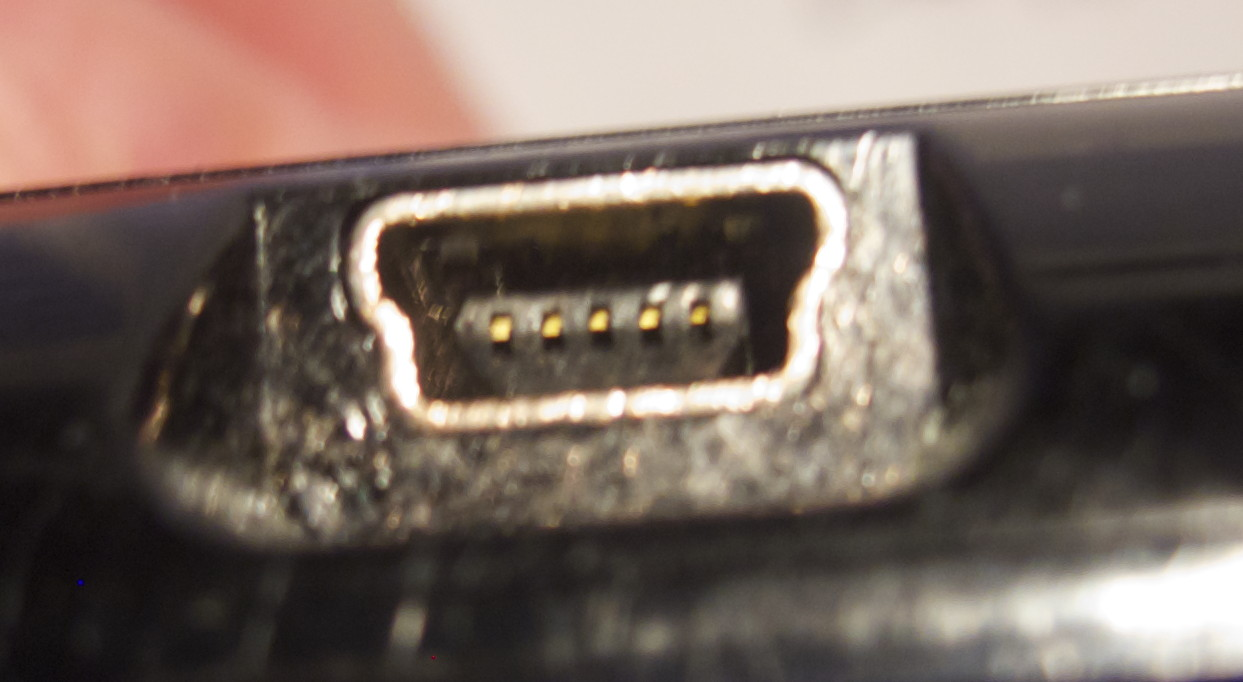
#> input picture Images/247891040.jpg, 1243 x 682 px; its folder holds only this picture in this run
$ python scratch.py   (older library calls are emulated)
#> lines starting #> are read from the running program, lines starting #| are printed output that depends on the picture; after the words box and inside, x2 and y2 are one past the last pixel; in counts of white or black regions, pixels touching at a corner belong together
import cv2
import numpy as np
import matplotlib.pyplot as plt
import os
import math

# ==============================================
# TUNING CONSTANTS FOR DYNAMIC MORPHOLOGY
THIN_EDGE_MAX    = 4
MEDIUM_EDGE_MAX  = 6
# thin edges
K_OPEN_THIN      = 3
IT_OPEN_THIN     = 1
K_CLOSE_THIN     = 5
IT_CLOSE_THIN    = 1
# medium edges
K_OPEN_MEDIUM    = 5
IT_OPEN_MEDIUM   = 1
K_CLOSE_MEDIUM   = 9
IT_CLOSE_MEDIUM  = 2
# thick edges
K_OPEN_THICK     = 5
IT_OPEN_THICK    = 1
K_CLOSE_THICK    = 13
IT_CLOSE_THICK   = 2


# ==============================================
# DISPLAY A GRID OF IMAGES (for debugging)
def display_images(image_list, titles, figure_title="Stages"):
    if not image_list:
        return
    n    = len(image_list)
    cols = math.ceil(math.sqrt(n))
    rows = math.ceil(n/cols)
    plt.figure(figsize=(cols*3, rows*3))
    plt.suptitle(figure_title, fontsize=14)
    for i, (img, ttl) in enumerate(zip(image_list, titles)):
        plt.subplot(rows, cols, i+1)
        if img is None:
            plt.imshow(np.zeros((50,50),np.uint8), cmap='gray')
        elif img.ndim==3:
            plt.imshow(cv2.cvtColor(img, cv2.COLOR_BGR2RGB))
        else:
            plt.imshow(img, cmap='gray')
        plt.title(ttl, fontsize=9)
        plt.xticks([]); plt.yticks([])
    plt.tight_layout(rect=[0,0.02,1,0.94])
    plt.show()


# ==============================================
# ROBUST MEDIAN EDGE-THICKNESS ESTIMATE
def estimate_edge_thickness(binary_edges):
    if binary_edges is None or cv2.countNonZero(binary_edges)==0:
        return 1
    try:
        inv  = cv2.bitwise_not(binary_edges)
        dist = cv2.distanceTransform(inv, cv2.DIST_L2, 3)
        vals = dist[binary_edges>0]
        if vals.size==0:
            vals = dist[dist>0]
        if vals.size==0:
            return 1
        thickness = (vals*2).astype(int)
        lo, hi = np.percentile(thickness, [5,95])
        inliers = thickness[(thickness>=lo)&(thickness<=hi)]
        med = int(np.median(inliers)) if inliers.size else int(np.median(thickness))
        return max(1, med)
    except:
        return 1


# ==============================================
# DESKEW VIA CANNY + HOUGH LINES
def get_rotation_angle_and_deskew(
    gray_image,
    angle_tolerance=25,
    canny_thresh1=50, canny_thresh2=150,
    hough_thresh=40,
    min_line_len=40, max_line_gap=10
):
    steps, titles = [], []
    h, w = gray_image.shape[:2]

    # 1) small blur → Canny edges
    blur3 = cv2.GaussianBlur(gray_image, (3,3), 0)
    steps.append(blur3.copy()); titles.append("Blur for Canny (3×3)")
    edges = cv2.Canny(blur3, canny_thresh1, canny_thresh2)
    steps.append(edges.copy()); titles.append(f"Canny Edges ({canny_thresh1}-{canny_thresh2})")

    # 2) HoughLinesP visualization
    lines = cv2.HoughLinesP(
        edges,
        rho=1, theta=np.pi/180,
        threshold=hough_thresh,
        minLineLength=min_line_len,
        maxLineGap=max_line_gap
    )
    viz = cv2.cvtColor(gray_image, cv2.COLOR_GRAY2BGR)
    angles = []
    if lines is not None:
        for l in lines:
            x1,y1,x2,y2 = l[0]
            cv2.line(viz, (x1,y1), (x2,y2), (0,0,255), 1)
            dx, dy = x2-x1, y2-y1
            if dx==0: continue
            ang = math.degrees(math.atan2(dy,dx))
            if abs(ang)>(180-angle_tolerance):
                ang -= math.copysign(180, ang)
            if abs(ang)<=angle_tolerance:
                angles.append(ang)
                cv2.line(viz, (x1,y1), (x2,y2), (0,255,0), 1)
    steps.append(viz.copy()); titles.append("Hough Lines Viz")

    # 3) rotate if enough consistent lines
    rotated = gray_image.copy()
    if angles:
        avg_ang = float(np.mean(angles))
        if abs(avg_ang)>0.5:
            M = cv2.getRotationMatrix2D((w//2, h//2), avg_ang, 1.0)
            rotated = cv2.warpAffine(
                gray_image, M, (w,h),
                flags=cv2.INTER_LINEAR,
                borderMode=cv2.BORDER_REPLICATE
            )

    return rotated, angles, steps, titles


# ==============================================
# STEP ONE: FULL PIPELINE (largest CC as final mask)
def stepOne(image_path):
#> called with image_path = 'Images/247891040.jpg'
    print(f"\n--- Processing: {os.path.basename(image_path)} ---")
    intermediate_steps = []
    titles = []

    # 1) Load original image
    img_bgr = cv2.imread(image_path)
#> img_bgr is the input picture: shape (682, 1243, 3); mean B, G, R 94.4, 102.7, 117.4
    if img_bgr is None:
        return None, None, intermediate_steps, titles
    intermediate_steps.append(img_bgr.copy()); titles.append("Original")

    # 2) Convert to grayscale
    gray = cv2.cvtColor(img_bgr, cv2.COLOR_BGR2GRAY)
    intermediate_steps.append(gray.copy()); titles.append("Grayscale")

    # 3) Deskew
    gray_rot, angles, ds, dtitles = get_rotation_angle_and_deskew(
        gray,
        angle_tolerance=25,
        canny_thresh1=50, canny_thresh2=150,
        hough_thresh=40,
        min_line_len=30, max_line_gap=10
    )
#> in get_rotation_angle_and_deskew, `edges = cv2.Canny(blur3, canny_thresh1, canny_thresh2)`:
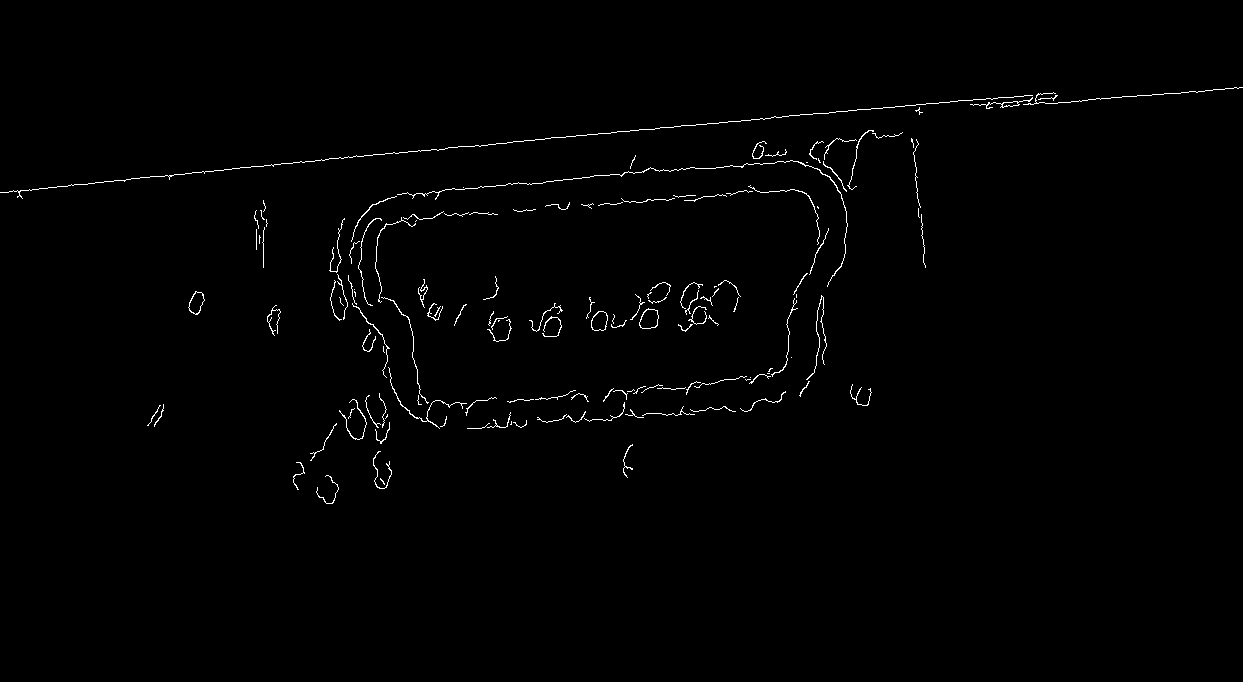
#> edges: shape (682, 1243); 0.89% white in thin lines or dots, all inside (x1, y1, x2, y2) = (0, 87, 1243, 504)
#> in get_rotation_angle_and_deskew, `lines = cv2.HoughLinesP( edges, rho=1, theta=np.pi/180, threshold=houg..`: lines = 44 rows, first 6: [655, 128, 1055, 93], [432, 191, 529, 183], [160, 176, 394, 152], [1088, 99, 1224, 89], [496, 143, 673, 127], [527, 184, 611, 174]
#> the loop in get_rotation_angle_and_deskew, `for l in lines:` made 44 passes
#> (x1, y1, x2, y2, dx, dy, ang) on passes 1 to 4: (655, 128, 1055, 93, 400, -35, -5), (432, 191, 529, 183, 97, -8, -4.71), (160, 176, 394, 152, 234, -24, -5.86), (1088, 99, 1224, 89, 136, -10, -4.21)
#> after the loop in get_rotation_angle_and_deskew, `for l in lines:`:
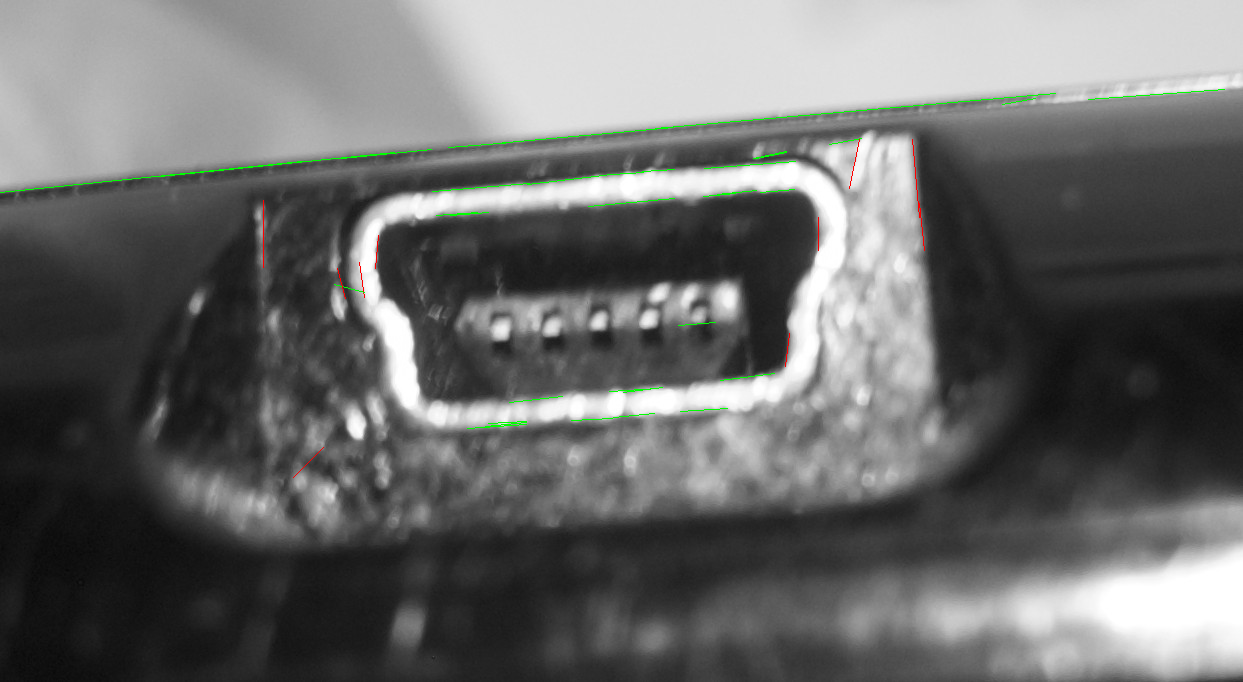
#> viz: shape (682, 1243, 3); mean B, G, R 105.6, 106.4, 105.8
#> after the loop in get_rotation_angle_and_deskew, `for l in lines:`: angles = 34 values, max 14.93 at index 33, min -11.98 at index 22, mean -5.08
#> in get_rotation_angle_and_deskew, `avg_ang = float(np.mean(angles))`: avg_ang = -5.08
#> in get_rotation_angle_and_deskew, `M = cv2.getRotationMatrix2D((w//2, h//2), avg_ang, 1.0)`: M = [[0.996, -0.0886, 32.64], [0.0886, 0.996, -53.66]]
#> ds = 3 items; dtitles = ['Blur for Canny (3×3)', 'Canny Edges (50-150)', 'Hough Lines Viz']
    intermediate_steps.extend(ds); titles.extend(dtitles)
    intermediate_steps.append(gray_rot.copy()); titles.append("Rotated Gray")

    # 4) Blur rotated image
    blur5 = cv2.GaussianBlur(gray_rot, (5,5), 0)
    intermediate_steps.append(blur5.copy()); titles.append("Blurred Rotated (5×5)")

    # 5) Canny edge detection
    canny_low, canny_high = 40, 100
    edges_canny = cv2.Canny(blur5, canny_low, canny_high)
    intermediate_steps.append(edges_canny.copy())
    titles.append(f"Canny Edges ({canny_low}-{canny_high})")

    # 6) Dilate edges
    dilate_kernel = cv2.getStructuringElement(cv2.MORPH_RECT, (3,3))
#> dilate_kernel = [[1, 1, 1], [1, 1, 1], [1, 1, 1]]
    thick_edges = cv2.dilate(edges_canny, dilate_kernel, iterations=1)
    intermediate_steps.append(thick_edges.copy()); titles.append("Dilated Edges (3×3)")

    # 7) Morphological cleanup
    median_thick = estimate_edge_thickness(thick_edges)
#> in estimate_edge_thickness, `lo, hi = np.percentile(thickness, [5,95])`: lo = 0
#> median_thick = 1
    print(f" → median edge thickness ≃ {median_thick}")
#|  → median edge thickness ≃ 1
    if median_thick <= THIN_EDGE_MAX:
        ko, io = K_OPEN_THIN, IT_OPEN_THIN
        kc, ic = K_CLOSE_THIN, IT_CLOSE_THIN
    elif median_thick <= MEDIUM_EDGE_MAX:
        ko, io = K_OPEN_MEDIUM, IT_OPEN_MEDIUM
        kc, ic = K_CLOSE_MEDIUM, IT_CLOSE_MEDIUM
    else:
        ko, io = K_OPEN_THICK, IT_OPEN_THICK
        kc, ic = K_CLOSE_THICK, IT_CLOSE_THICK

    opened = cv2.morphologyEx(
        thick_edges,
        cv2.MORPH_OPEN,
        cv2.getStructuringElement(cv2.MORPH_RECT, (ko, ko)),
        iterations=io
    )
    intermediate_steps.append(opened.copy()); titles.append(f"Opened (k={ko},i={io})")

    closed = cv2.morphologyEx(
        opened,
        cv2.MORPH_CLOSE,
        cv2.getStructuringElement(cv2.MORPH_RECT, (kc, kc)),
        iterations=ic
    )
    intermediate_steps.append(closed.copy()); titles.append(f"Closed (k={kc},i={ic})")

    # 8) Extract largest connected component (final mask)
    final_mask = np.zeros_like(closed)
    n_lbl, labels, stats, _ = cv2.connectedComponentsWithStats(closed, 8, cv2.CV_32S)
#> n_lbl = 32; stats = 32 rows, first 6: [0, 0, 1243, 682, 810046], [0, 130, 1243, 18, 6843], [334, 152, 600, 280, 17783], [264, 171, 16, 73, 724], [192, 249, 21, 36, 332], [421, 263, 27, 43, 456]
    if n_lbl > 1:
        areas = stats[1:, cv2.CC_STAT_AREA]
#> areas = 31 values, max 17783 at index 1, min 21 at index 10, mean 1215.5
        big = np.argmax(areas) + 1
#> big = 2
        final_mask = (labels == big).astype(np.uint8) * 255
        intermediate_steps.append(final_mask.copy()); titles.append(f"Largest CC ({big})")
    else:
        intermediate_steps.append(final_mask.copy()); titles.append("Largest CC (none)")

    # 9) Apply mask to the processed image (blur5) to get the final processed_img
    processed_img = cv2.bitwise_and(blur5, blur5, mask=final_mask)
    intermediate_steps.append(processed_img.copy()); titles.append("Masked Processed Image")

    return processed_img, final_mask, intermediate_steps, titles
# ==============================================
#       MILESTONE 2: CLASSIFICATION FUNCTIONS
# ==============================================

def classify_usb(contour, final_mask):
    """Comprehensive USB port classifier focusing only on USB-C, USB-A, and Micro-USB"""
    # Get geometric features
    rect = cv2.minAreaRect(contour)
    (_, _), (width, height), angle = rect
    aspect_ratio = max(width, height) / min(width, height)

    # Calculate solidity and convexity defects
    hull = cv2.convexHull(contour)
    solidity = cv2.contourArea(contour) / cv2.contourArea(hull)

    # Ellipse fitting for ovalness (only if contour has enough points)
    if len(contour) >= 5:
        ellipse = cv2.fitEllipse(contour)
        (_, _), (ma, MA), _ = ellipse
        ellipse_ratio = MA / ma
    else:
        ellipse_ratio = 1.0  # Default value if ellipse fitting fails

    # Width ratio (top/bottom)
    topmost = tuple(contour[contour[:, :, 1].argmin()][0])
    bottommost = tuple(contour[contour[:, :, 1].argmax()][0])
    leftmost = tuple(contour[contour[:, :, 0].argmin()][0])
    rightmost = tuple(contour[contour[:, :, 0].argmax()][0])
    width_ratio = (rightmost[0]-leftmost[0]) / (bottommost[0]-topmost[0]) if (bottommost[0]-topmost[0]) != 0 else 1

    # Strict classification rules for only 3 types
    if 3.0 <= aspect_ratio <= 4.0 and 0.9 <= ellipse_ratio <= 1.1:
        return "USB-C (Oval)"
    elif 2.1 <= aspect_ratio <= 2.8 and width_ratio < 1.1:
        return "USB-A (Rectangle)"
    elif 1.5 <= aspect_ratio <= 2.0 and width_ratio > 1.2:
        return "Micro-USB (Trapezoid)"
    else:
        return "Unknown"

def process_mask(final_mask, original_image=None):
    """Process a binary mask to classify USB port (only 3 types)"""
    if len(final_mask.shape) == 3:
        final_mask = cv2.cvtColor(final_mask, cv2.COLOR_BGR2GRAY)

    # Find contours
    contours, _ = cv2.findContours(final_mask, cv2.RETR_EXTERNAL, cv2.CHAIN_APPROX_SIMPLE)
    if not contours:
        return None, "No contours found in mask"

    # Get largest contour
    contour = max(contours, key=cv2.contourArea)
    usb_type = classify_usb(contour, final_mask)

    # Visualization (if original image provided)
    result_img = None
    if original_image is not None:
        result_img = original_image.copy()
        cv2.drawContours(result_img, [contour], -1, (0,255,0), 2)

        # Draw both rectangle and ellipse
        box = cv2.boxPoints(cv2.minAreaRect(contour))
        cv2.drawContours(result_img, [np.int32(box)], 0, (255,0,0), 2)

        if len(contour) >= 5:  # Only draw ellipse if enough points
            cv2.ellipse(result_img, cv2.fitEllipse(contour), (0,0,255), 2)

        # Add classification text
        cv2.putText(result_img, usb_type, (10,30),
                   cv2.FONT_HERSHEY_SIMPLEX, 1, (0,255,0), 2)

    return result_img, usb_type


# ==============================================
# MAIN: Process & Save the largest CC into output_image
if __name__ == "__main__":
    base_dir = os.path.dirname(__file__) if "__file__" in globals() else os.getcwd()
    images_dir = os.path.join(base_dir, "Images")
    output_dir = os.path.join(base_dir, "output_image")
    os.makedirs(output_dir, exist_ok=True)

    if not os.path.isdir(images_dir):
        print(f"ERROR: '{images_dir}' not found.")
        exit(1)

    valid_exts = (".png", ".jpg", ".jpeg", ".bmp", ".webp")
    files = sorted([
        os.path.join(images_dir, f)
        for f in os.listdir(images_dir)
        if f.lower().endswith(valid_exts)
    ])
    print(f"Found {len(files)} images in '{images_dir}'.")

    for fp in files:
        # Step 1: Get processed_img (after deskewing/blurring) + final_mask
        processed_img, final_mask, seq, seq_titles = stepOne(fp)
#> seq = 13 items; seq_titles = ['Original', 'Grayscale', 'Blur for Canny (3×3)', 'Canny Edges (50-150)', 'Hough Lines Viz', 'Rotated Gray', 'Blurred Rotated (5×5)', 'Canny Edges (40-100)', 'Dilated Edges (3×3)', 'Opened (k=3,i=1)', 'Closed (k=5,i=1)', 'Largest CC (2)', 'Masked Processed Image']
        display_images(seq, seq_titles, f"Step 1: {os.path.basename(fp)}")
#> in display_images, `n    = len(image_list)`: n = 13
#> in display_images, `cols = math.ceil(math.sqrt(n))`: cols = 4
#> the loop in display_images, `for i, (img, ttl) in enumerate(zip(image_list, titles)):` made 13 passes
#> ttl on passes 1 to 4: 'Original', 'Grayscale', 'Blur for Canny (3×3)', 'Canny Edges (50-150)'

        if final_mask is not None:
            # Step 2: Process the mask on the PROCESSED IMAGE (not original)
            result_img, usb_type = process_mask(processed_img, final_mask)
#> in process_mask, `contours, _ = cv2.findContours(final_mask, cv2.RETR_EXTERNAL, cv2.CHAI..`: contours = 1 contour; box (x1, y1, x2, y2) and area: (334, 152, 934, 432) 97816
#> in process_mask, `contour = max(contours, key=cv2.contourArea)`: contour = contour of 1608 points, box (x1, y1, x2, y2) (334, 152, 934, 432), area 97816
#> in classify_usb, `rect = cv2.minAreaRect(contour)`: rect = ((633.9, 294.1), (599.2, 277.8), -0.712)
#> in classify_usb, `(_, _), (width, height), angle = rect`: width = 599.2; height = 277.8; angle = -0.712
#> in classify_usb, `aspect_ratio = max(width, height) / min(width, height)`: aspect_ratio = 2.16
#> in classify_usb, `hull = cv2.convexHull(contour)`: hull = contour of 31 points, box (x1, y1, x2, y2) (334, 152, 934, 432), area 145636
#> in classify_usb, `solidity = cv2.contourArea(contour) / cv2.contourArea(hull)`: solidity = 0.672
#> in classify_usb, `ellipse = cv2.fitEllipse(contour)`: ellipse = ((623.6, 287.6), (276.2, 612.4), 86.66)
#> in classify_usb, `(_, _), (ma, MA), _ = ellipse`: ma = 276.2; MA = 612.4
#> in classify_usb, `ellipse_ratio = MA / ma`: ellipse_ratio = 2.22
#> in classify_usb, `topmost = tuple(contour[contour[:, :, 1].argmin()][0])`: topmost = (886, 152)
#> in classify_usb, `bottommost = tuple(contour[contour[:, :, 1].argmax()][0])`: bottommost = (790, 431)
#> in classify_usb, `leftmost = tuple(contour[contour[:, :, 0].argmin()][0])`: leftmost = (334, 271)
#> in classify_usb, `rightmost = tuple(contour[contour[:, :, 0].argmax()][0])`: rightmost = (933, 316)
#> in classify_usb, `width_ratio = (rightmost[0]-leftmost[0]) / (bottommost[0]-topmost[0]) ..`: width_ratio = -6.24
#> in process_mask, `usb_type = classify_usb(contour, final_mask)`: usb_type = 'USB-A (Rectangle)'
#> in process_mask, `box = cv2.boxPoints(cv2.minAreaRect(contour))`: box = [[336, 436.7], [332.5, 158.9], [931.7, 151.4], [935.2, 429.3]]
#> in process_mask, `cv2.ellipse(result_img, cv2.fitEllipse(contour), (0,0,255), 2)`:
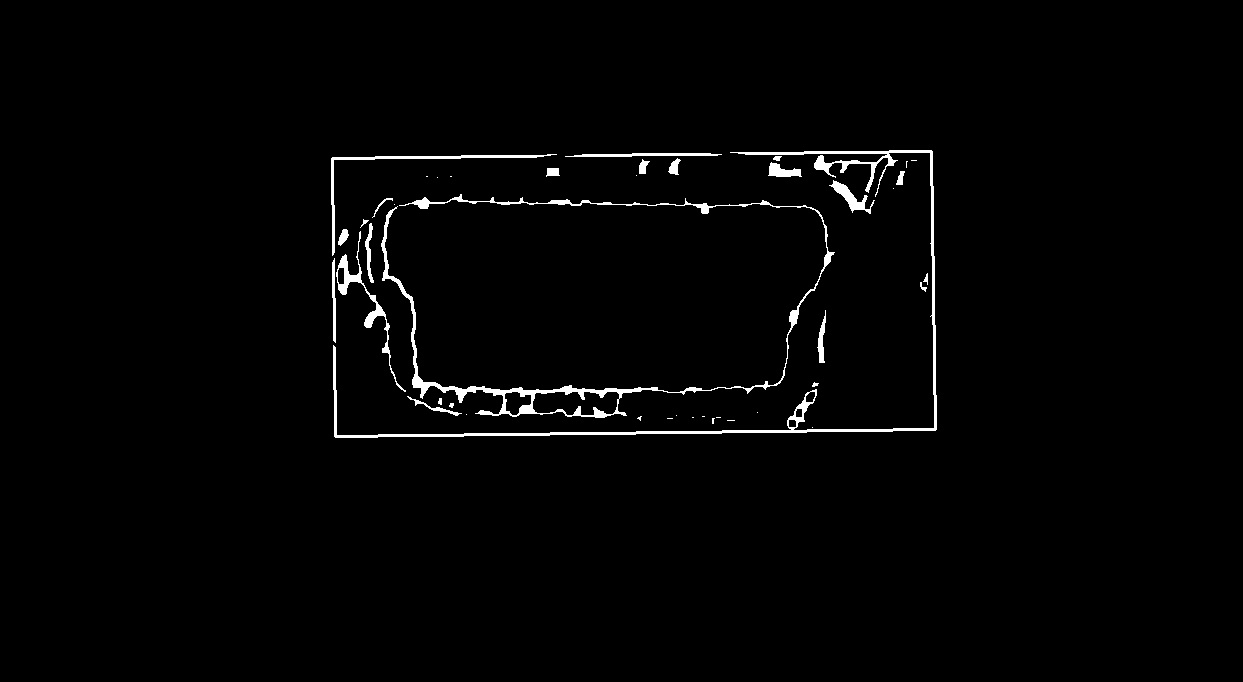
#> result_img: shape (682, 1243); 1.6% white; 43 white regions (20 under 20 px), largest, box (x1, y1, x2, y2) and area: (381, 194, 835, 418) 4406, (333, 150, 937, 438) 4395, (331, 154, 557, 256) 932
#> usb_type = 'USB-A (Rectangle)'

            # Save and display results
            name, _ = os.path.splitext(os.path.basename(fp))

            # Save outputs
            cv2.imwrite(os.path.join(output_dir, f"{name}_largestCC.png"), final_mask)
            cv2.imwrite(os.path.join(output_dir, f"{name}_processed.png"), processed_img)

            if result_img is not None:
                cv2.imwrite(os.path.join(output_dir, f"{name}_classified.png"), result_img)
                print(f" → Detected USB Type: {usb_type}")
#|  → Detected USB Type: USB-A (Rectangle)

                # Display results
                cv2.imshow("Processed Image", processed_img)
                cv2.imshow("Classification Result", result_img)
                cv2.waitKey(0)
                cv2.destroyAllWindows()

        print("-" * 60)
